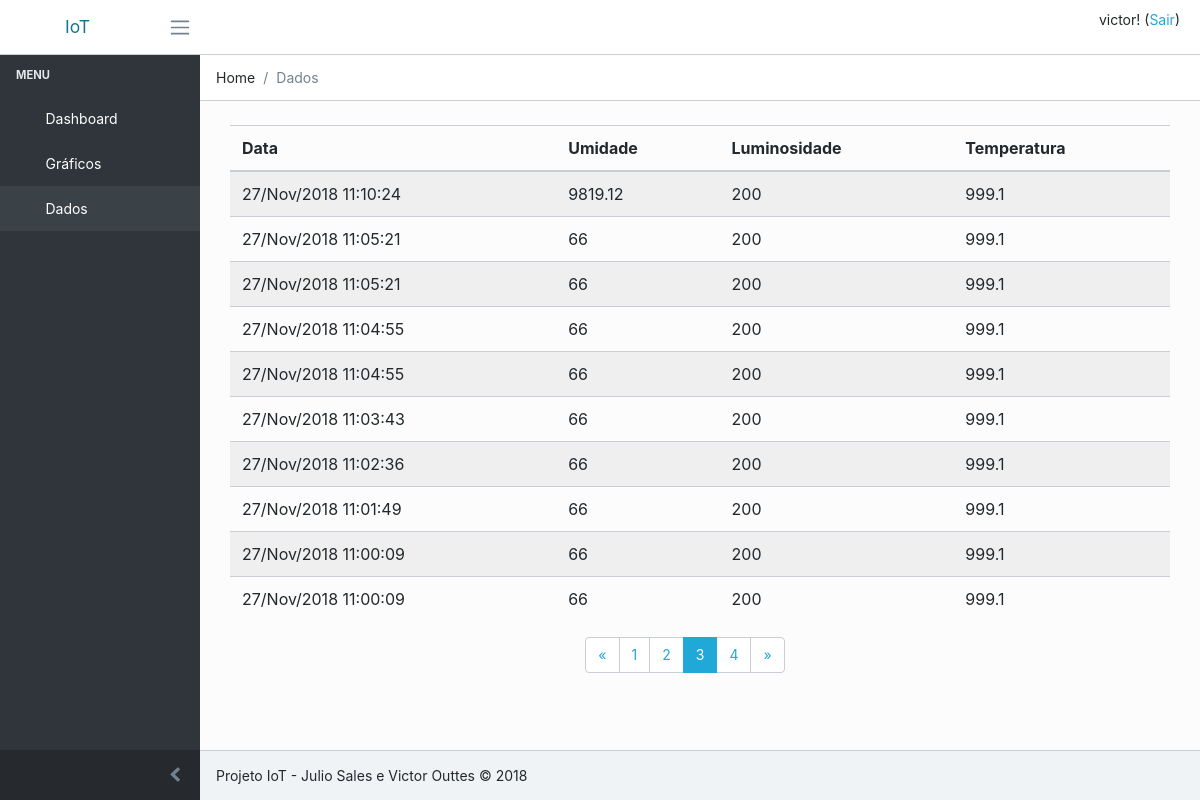
Page /data/?page=3 (signed in) on the committed database.
### home/models.py (models this page shows, shortened)
class Sensor(models.Model):
    date = models.DateTimeField(auto_now_add=True)
    temperature = models.CharField(max_length=30)
    sunlight = models.CharField(max_length=30)
    humidity = models.CharField(max_length=30)

### home/views.py (the view)
# urls.py: path('data/', home_views.list_all, name='data'),
@login_required
def list_all(request):
    page = request.GET.get('page')
    paginator = Paginator(Sensor.objects.order_by('-date').all(), ITEMS_PER_PAGE)
    total = paginator.count
    try:
        alldata = paginator.page(page)
    except InvalidPage:
        alldata = paginator.page(1)
    data = {'alldata': alldata, 'total': total}
    return render(request, 'home/data.html', data)

### home/templates/home/data.html
{% extends 'layout.html' %}
{% block breadcrumb %}
<ol class="breadcrumb">
    <li class="breadcrumb-item">Home</li>
    <li class="breadcrumb-item active">Dados</li>
</ol>
{% endblock %}
{% block main %}
<div class="animated fadeIn">
    <table class="row">
        <div class="table-responsive">
            <table class="table table-striped table-hover">
                <thead>
                    <tr>
                        <th>Data</th>
                        <th>Umidade</th>
                        <th>Luminosidade</th>
                        <th>Temperatura</th>
                    </tr>
                </thead>
                <tbody>
                    {% for d in alldata %}
                    <tr>
                        <td>{{d.date | date:'d/M/Y H:i:s'}}</td>
                        <td>{{d.humidity}}</td>
                        <td>{{d.sunlight}}</td>
                        <td>{{d.temperature}}</td>
                    </tr>
                    {% endfor %}
                </tbody>
            </table>
        </div>
        <div class="container row">
            <div class="col align-self-center">
                {% with alldata as paginated %}
                    {% include 'pagination.html' %}
                {% endwith %}
            </div>
        </div>
    </div>
</div>
{% endblock %}

### templates/layout.html (shortened to what this page needs)
{% load static %}
<html lang="en">
<head>
    <link rel="stylesheet" href="https://unpkg.com/@coreui/icons/css/coreui-icons.min.css">
    <link href="https://cdnjs.cloudflare.com/ajax/libs/flag-icon-css/3.2.0/css/flag-icon.min.css" rel="stylesheet">
    <link rel="stylesheet" href="https://use.fontawesome.com/releases/v5.3.1/css/all.css"
>
    <link href="https://cdnjs.cloudflare.com/ajax/libs/simple-line-icons/2.4.1/css/simple-line-icons.min.css" rel="stylesheet">
    <link href="{% static 'css/style.min.css' %}" rel="stylesheet">
    <link href="https://cdnjs.cloudflare.com/ajax/libs/pace/1.0.2/themes/black/pace-theme-loading-bar.min.css" rel="stylesheet">
</head>
<body class="app header-fixed sidebar-fixed aside-menu-fixed sidebar-lg-show">
<header class="app-header navbar">
    <a class="navbar-brand" href="{% url 'home' %}">
        IoT
    </a>
    <button class="navbar-toggler sidebar-toggler d-md-down-none" type="button" data-toggle="sidebar-lg-show">
        <span class="navbar-toggler-icon"></span>
    </button>
    <ul class="nav navbar-nav ml-auto" style="padding-right: 20px;">
        <li class="nav-item">
            {% if user.is_authenticated %}
                <p>{{ user.username }}! (<a href="{% url 'logout' %}">Sair</a>)</p>
            {% endif %}
        </li>
    </ul>
</header>
<div class="app-body">
    <div class="sidebar">
        <nav class="sidebar-nav">
            <ul class="nav">
                <li class="nav-title">Menu</li>
                <li class="nav-item">
                    <a class="nav-link" href="{% url 'home' %}">
                         Dashboard</a>
                </li>
                <li class="nav-item">
                    <a class="nav-link" href="{% url 'chart' %}">
                         Gráficos</a>
                </li>
                <li class="nav-item">
                    <a class="nav-link" href="{% url 'data' %}">
                         Dados</a>
                </li>
            </ul>
        </nav>
        <button class="sidebar-minimizer brand-minimizer" type="button"></button>
    </div>
    <main class="main">
        {% block breadcrumb %}{% endblock %}
        <div class="container-fluid">
            {% block main %}{% endblock %}
        </div>
<footer class="app-footer">
    <div>
        Projeto IoT - Julio Sales e Victor Outtes
        <span>&copy; 2018</span>
    </div>
</footer>
</body>
</html>

### rows in the picture
Sensor: date "27/Nov/2018 11:10:24", humidity "9819.12", sunlight "200", temperature "999.1"
Sensor: date "27/Nov/2018 11:05:21", humidity "66", sunlight "200", temperature "999.1"
Sensor: date "27/Nov/2018 11:05:21", humidity "66", sunlight "200", temperature "999.1"
Sensor: date "27/Nov/2018 11:04:55", humidity "66", sunlight "200", temperature "999.1"
Sensor: date "27/Nov/2018 11:04:55", humidity "66", sunlight "200", temperature "999.1"
Sensor: date "27/Nov/2018 11:03:43", humidity "66", sunlight "200", temperature "999.1"
Sensor: date "27/Nov/2018 11:02:36", humidity "66", sunlight "200", temperature "999.1"
Sensor: date "27/Nov/2018 11:01:49", humidity "66", sunlight "200", temperature "999.1"
Sensor: date "27/Nov/2018 11:00:09", humidity "66", sunlight "200", temperature "999.1"
Sensor: date "27/Nov/2018 11:00:09", humidity "66", sunlight "200", temperature "999.1"

### other values in the picture
{{ user.username }} "victor"
{{ page }} "1" "2" "4"
{{ page }} "3"
